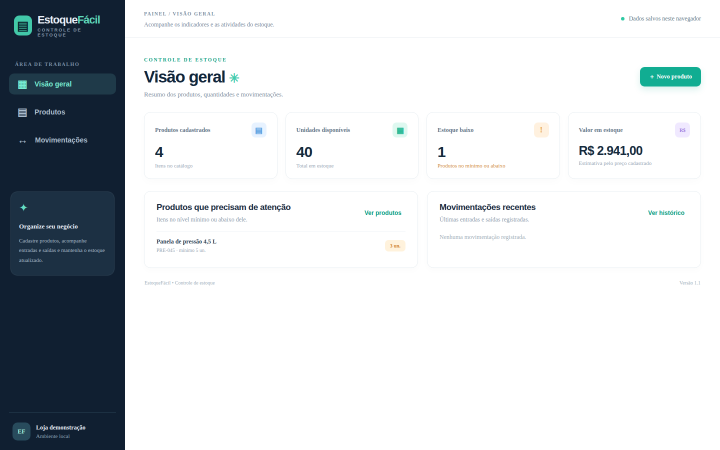
#> input picture docs/tela_01_painel.png, 1440 x 900 px (shown at 1/2 size)
$ python create_media.py
#> lines starting #> are read from the running program, lines starting #| are printed output that depends on the picture
from PIL import Image, ImageDraw, ImageFont
from pathlib import Path
import subprocess
root=Path(__file__).resolve().parents[1]; docs=root/'docs'; dest=Path('/mnt/data')
font='/usr/share/fonts/truetype/dejavu/DejaVuSans.ttf'
fontb='/usr/share/fonts/truetype/dejavu/DejaVuSans-Bold.ttf'
# Sequência UML funcional da operação de saída.
im=Image.new('RGB',(1750,925),'white'); d=ImageDraw.Draw(im)
#> after `im = Image.new('RGB', (1750, 925), 'white')`: im: PIL image 1750x925 RGB; every value is 255
d.text((70,42),'Diagrama de sequência — registrar saída',font=ImageFont.truetype(fontb,36),fill='#1b3a46')
heads=['Operador','Interface / app.js','Regras / stock.js','localStorage']
xs=[210,645,1095,1530]
for x,h in zip(xs,heads):
 d.rounded_rectangle((x-150,112,x+150,172),radius=12,fill='#e7f7f2',outline='#5cc1a6',width=3)
 box=d.textbbox((0,0),h,font=ImageFont.truetype(fontb,20)); d.text((x-(box[2]-box[0])/2,131),h,font=ImageFont.truetype(fontb,20),fill='#285463')
 d.line((x,180,x,840),fill='#8fadb3',width=3)
 for y in range(185,840,20):d.line((x,y,x,y+10),fill='white',width=4)
#> this loop made 4 passes
#> box on passes 1 to 4: (0, 4, 106, 23), (0, 4, 192, 23), (0, 4, 187, 23), (0, 4, 142, 23)
rows=[(218,0,1,'1. Clica em Movimentar'),(296,1,2,'2. moveStock(id, SAÍDA, qtd.)'),(380,2,1,'3. Verifica saldo e atualiza'),(464,1,3,'4. Salva produtos + histórico'),(548,3,1,'5. Confirma gravação'),(632,1,0,'6. Exibe novo saldo / histórico')]
for y,src,dst,label in rows:
 x1,x2=xs[src],xs[dst];d.line((x1,y,x2,y),fill='#1b9e87',width=4)
 if x2>x1: d.polygon([(x2,y),(x2-16,y-9),(x2-16,y+9)],fill='#1b9e87')
 else:d.polygon([(x2,y),(x2+16,y-9),(x2+16,y+9)],fill='#1b9e87')
 bx=min(x1,x2)+10
 d.rounded_rectangle((bx,y-38,bx+min(370,abs(x2-x1)-18),y-8),radius=6,fill='#fff',outline='#dfe9ea',width=1)
 d.text((bx+7,y-33),label,font=ImageFont.truetype(font,15),fill='#2b4855')
d.rounded_rectangle((85,760,1645,825),radius=10,fill='#fff4e4',outline='#f1cf9b',width=2)
d.text((110,781),'Fluxo alternativo: se a quantidade exceder o saldo, a operação é recusada e nada é gravado.',font=ImageFont.truetype(font,18),fill='#885829')
im.save(docs/'sequencia_saida.png')
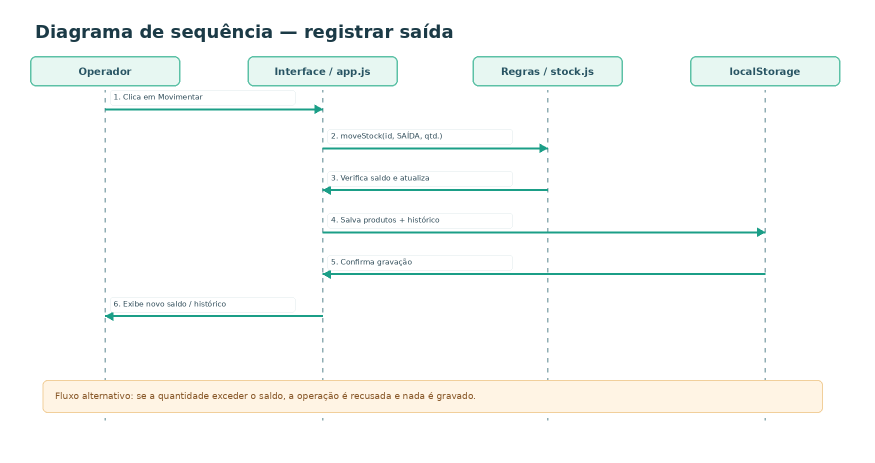
#> saved as sequencia_saida.png: PIL image 1750x925 RGB (shown at 1/2 size); mean R, G, B 248.4, 250.3, 248.6
# Vídeo de prévia montado de estados reais executados no navegador (sem áudio).
slides=[
('tela_01_painel.png','01 · Visão geral','Indicadores de produtos, unidades e estoque baixo',8),
('tela_02_cadastro.png','02 · Cadastrar produto','Cadastro com SKU, categoria, preço e estoque mínimo',8),
('tela_03_produto_cadastrado.png','03 · Cadastro concluído','Novo produto aparece imediatamente na tabela',7),
('tela_04_movimentacao.png','04 · Entrada de estoque','Registro da quantidade a acrescentar ao saldo',8),
('tela_05_movimentado.png','05 · Movimentação salva','Total de unidades atualizado e histórico registrado',8),
('tela_06_estoque_baixo.png','06 · Alerta de reposição','Filtro destaca produtos abaixo do mínimo',8),
('tela_07_busca.png','07 · Busca de produtos','Localização rápida pelo nome do item',8),
]
seq=[]
for idx,(filename,title,subtitle,duration) in enumerate(slides,1):
 screen=Image.open(docs/filename).convert('RGB').resize((1280,720),Image.Resampling.LANCZOS)
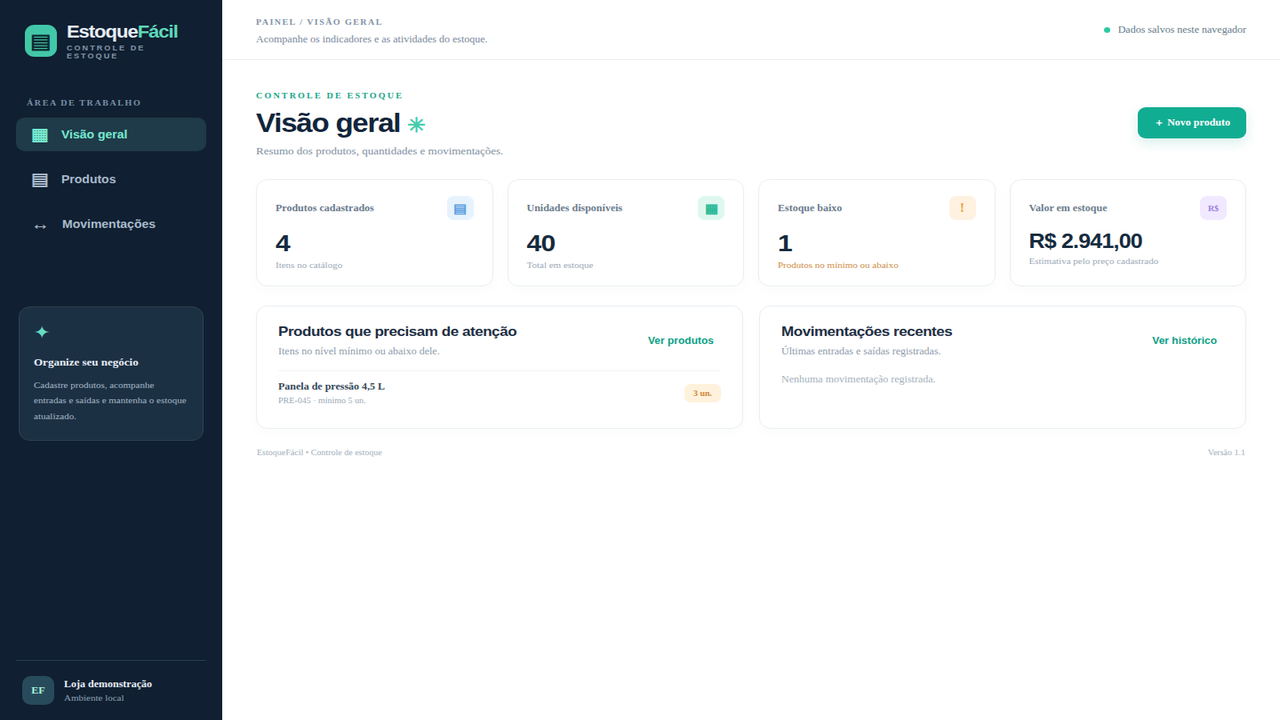
#> screen: PIL image 1280x720 RGB; mean R, G, B 211.6, 215.4, 218.5
 overlay=Image.new('RGBA',(1280,720)); od=ImageDraw.Draw(overlay)
#> after `overlay = Image.new('RGBA', (1280, 720))`: overlay: PIL image 1280x720 RGBA; every value is 0
 od.rectangle((0,595,1280,720),fill=(9,30,45,237))
 od.rounded_rectangle((28,615,34,695),radius=2,fill='#3fd1b1')
 od.text((55,606),title,font=ImageFont.truetype(fontb,27),fill='#fff')
 od.text((55,650),subtitle,font=ImageFont.truetype(font,17),fill='#d0e6e7')
 od.text((1095,660),'ESTOQUEFÁCIL',font=ImageFont.truetype(fontb,13),fill='#71dfc9')
 screen=Image.alpha_composite(screen.convert('RGBA'),overlay).convert('RGB')
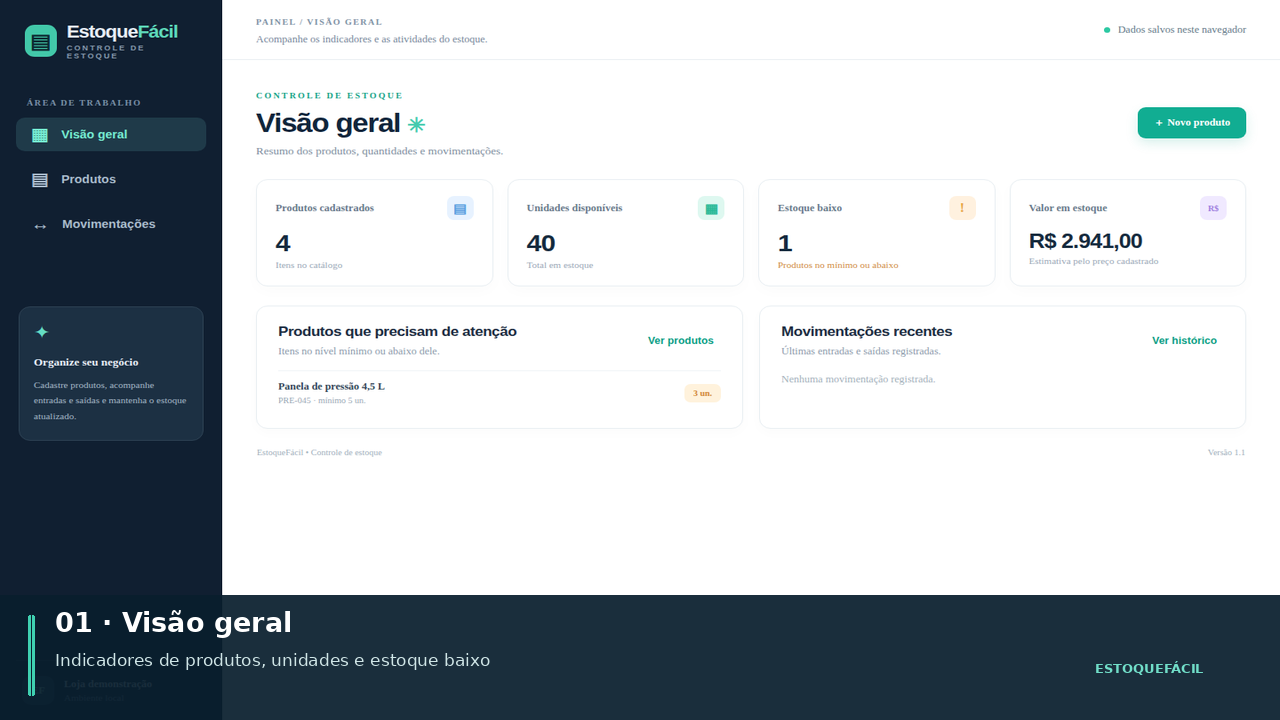
#> screen: PIL image 1280x720 RGB; mean R, G, B 179.2, 186.2, 191.1
 p=dest/f'video_slide_{idx:02d}.png';screen.save(p,optimize=True)
 seq.append((p,duration))
#> pass 2 of the loop `for idx,(filename,title,subtitle,duration) in enumerate(slides,1):`:
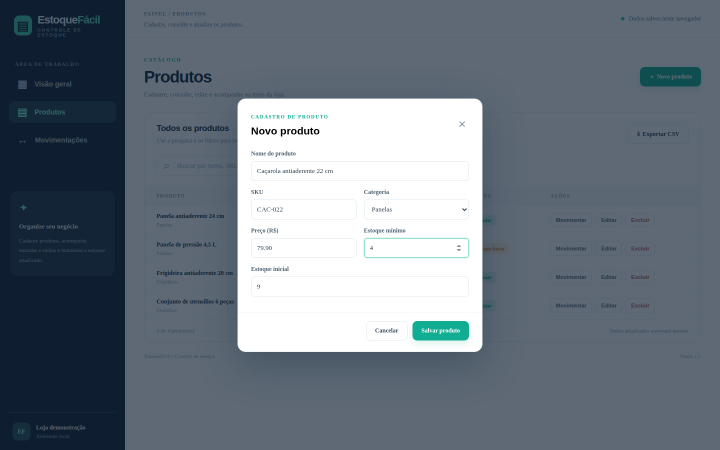
#> input picture docs/tela_02_cadastro.png, 1440 x 900 px (shown at 1/2 size)
#> `screen=Image.open(docs/filename).convert('RGB').resize((1280,720),Imag..`:
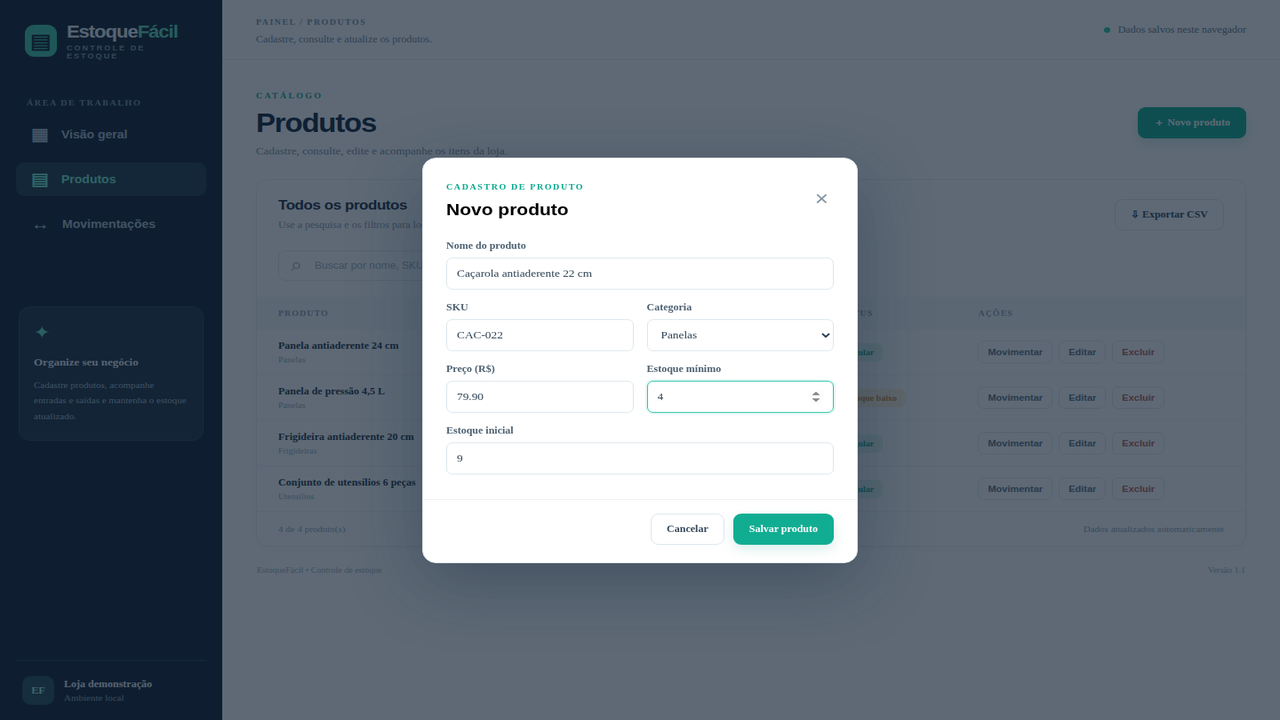
#> screen: PIL image 1280x720 RGB; mean R, G, B 108.1, 119, 129.8
#> `screen=Image.alpha_composite(screen.convert('RGBA'),overlay).convert('..`:
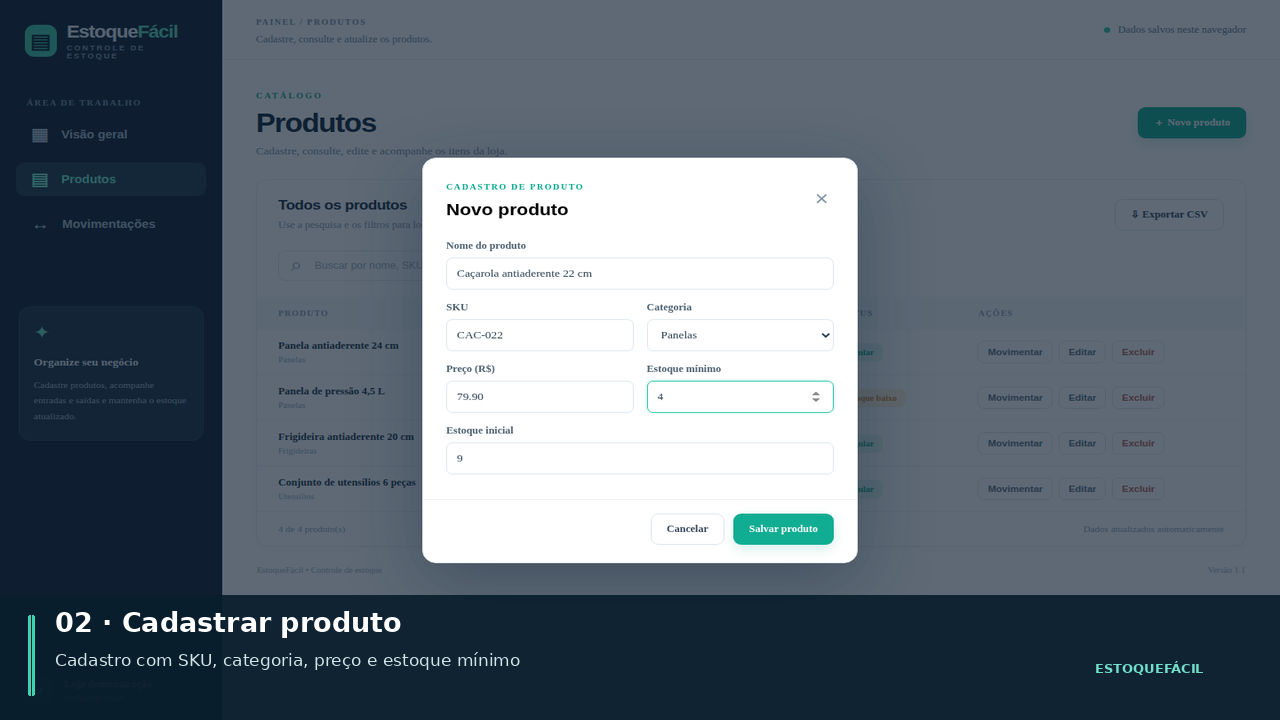
#> screen: PIL image 1280x720 RGB; mean R, G, B 97.7, 110.2, 121.2
#> pass 3 of the loop `for idx,(filename,title,subtitle,duration) in enumerate(slides,1):`:
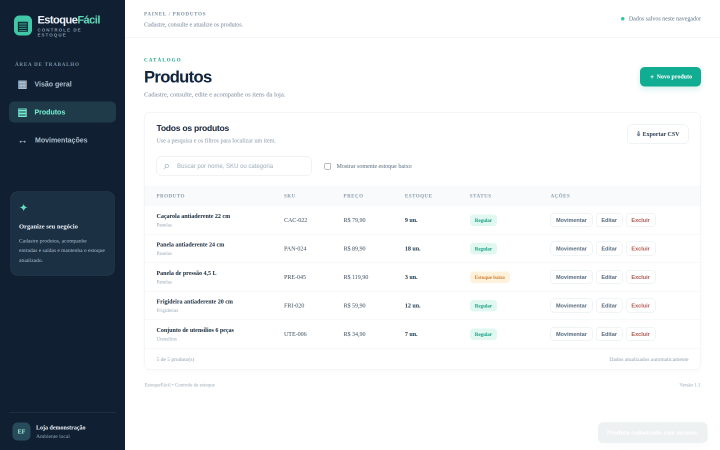
#> input picture docs/tela_03_produto_cadastrado.png, 1440 x 900 px (shown at 1/2 size)
#> `screen=Image.open(docs/filename).convert('RGB').resize((1280,720),Imag..`:
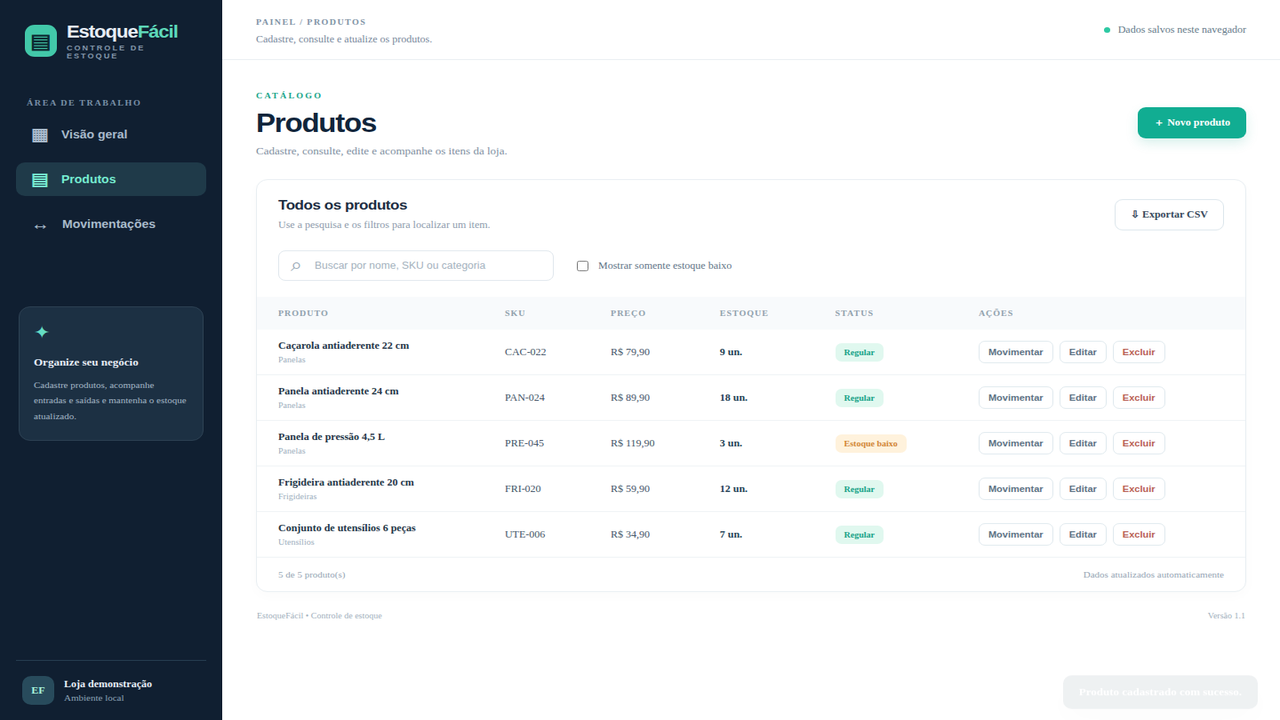
#> screen: PIL image 1280x720 RGB; mean R, G, B 211, 215, 218.2
#> `screen=Image.alpha_composite(screen.convert('RGBA'),overlay).convert('..`:
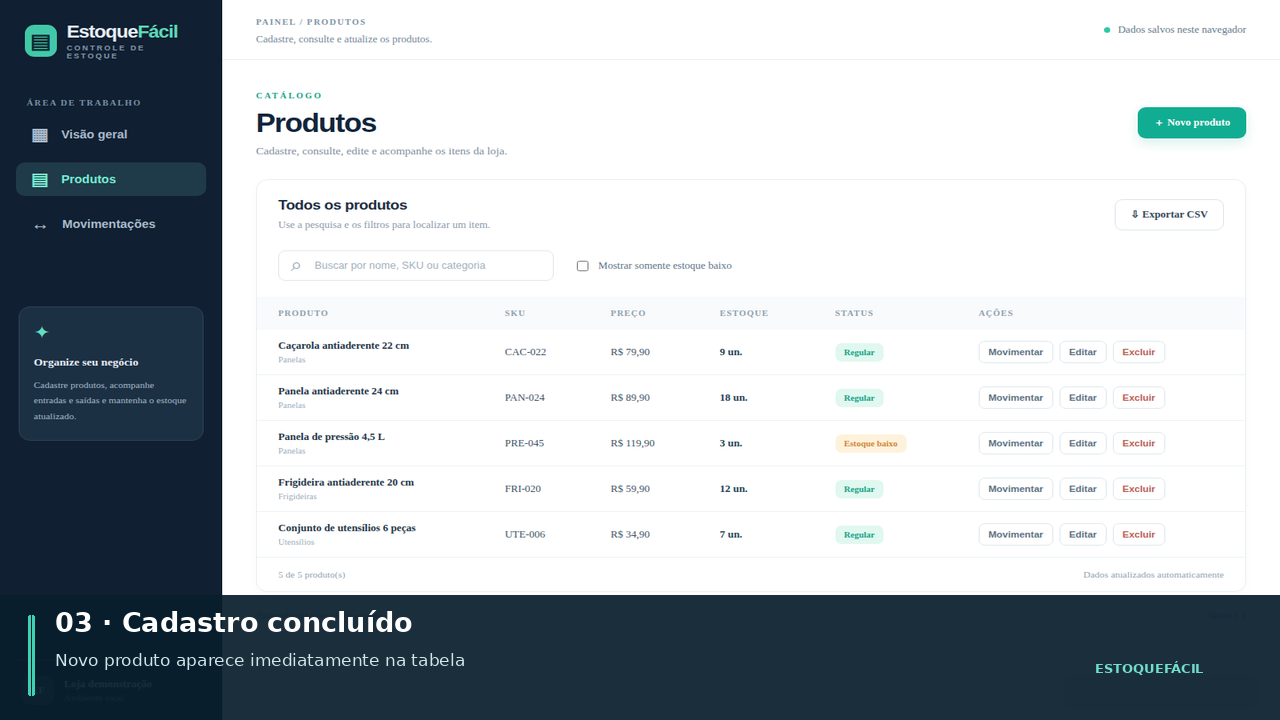
#> screen: PIL image 1280x720 RGB; mean R, G, B 179, 186.1, 191
#> (the run stopped early here; a loop or call above may not have finished)
